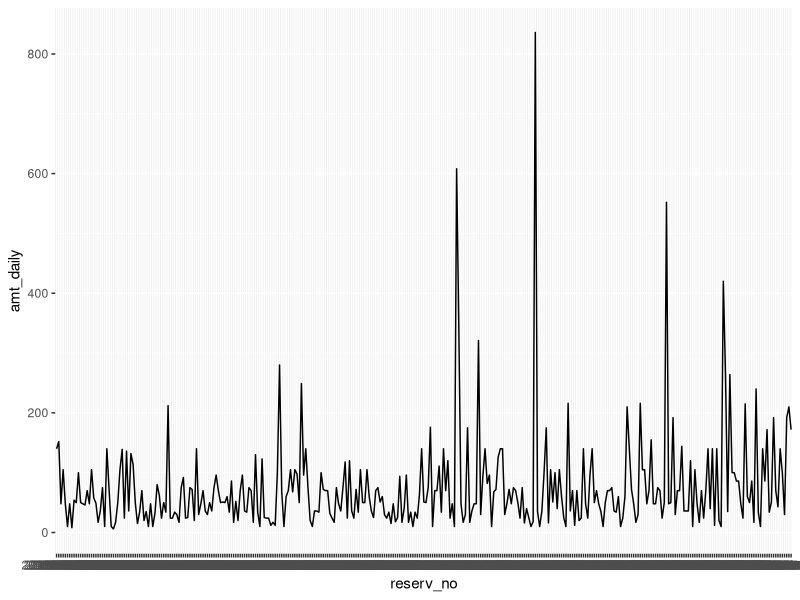
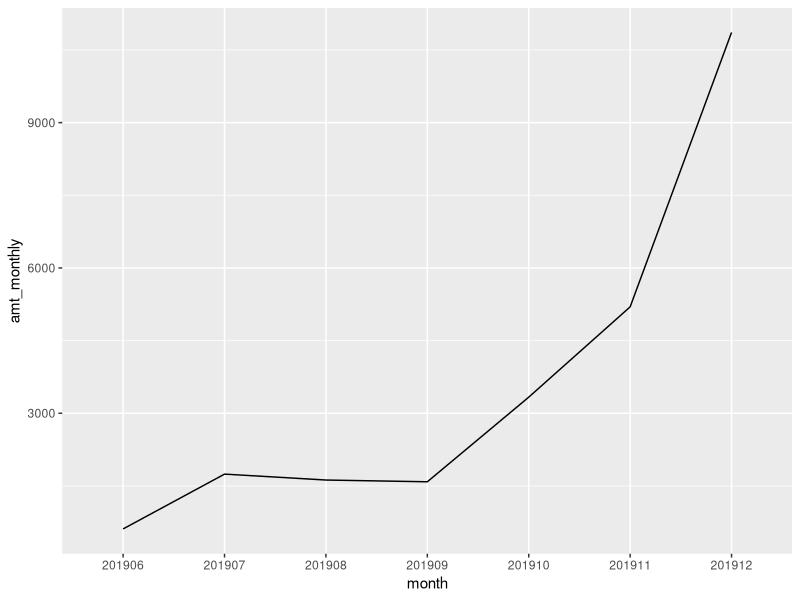
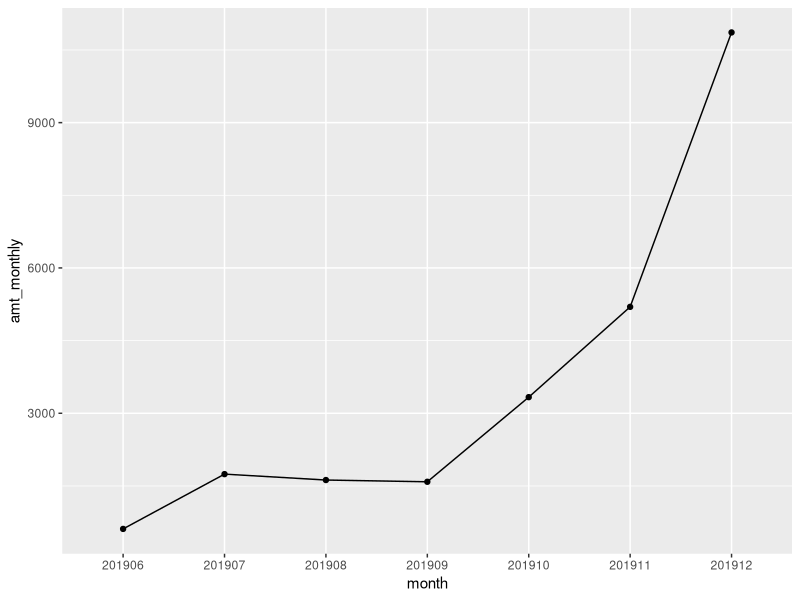
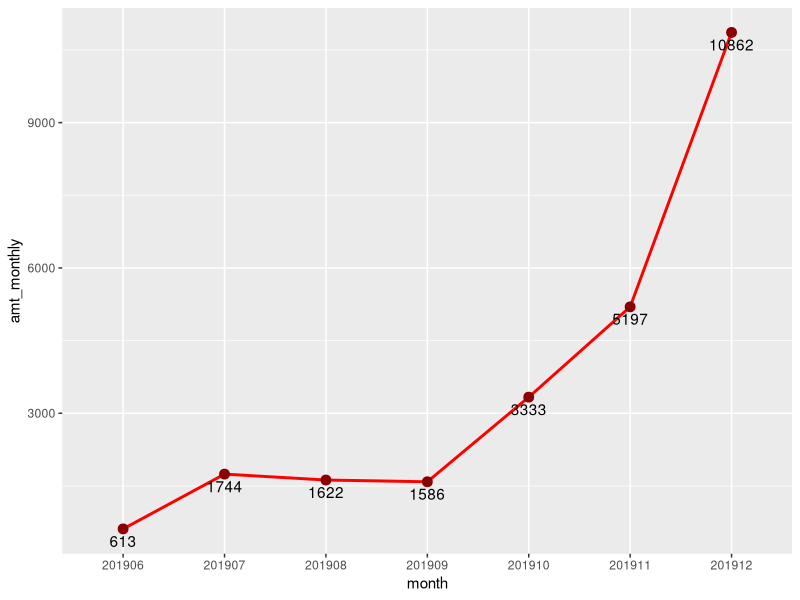
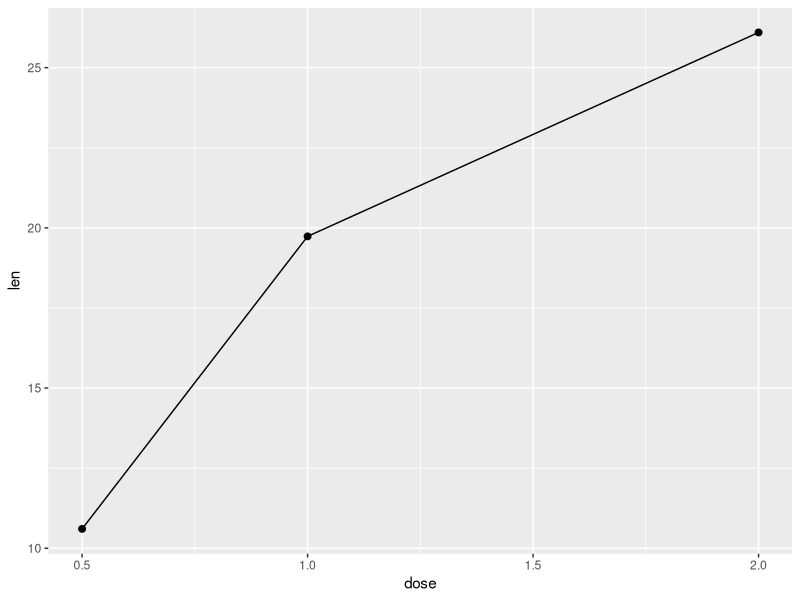
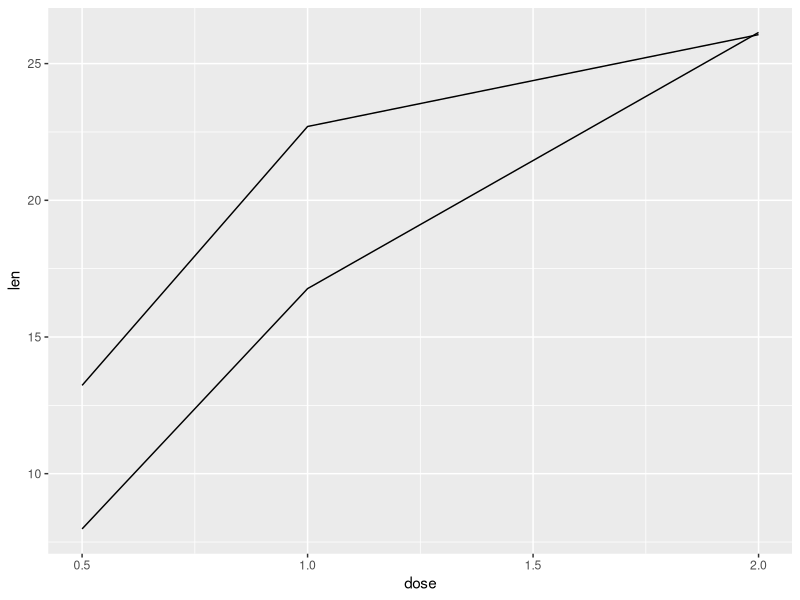
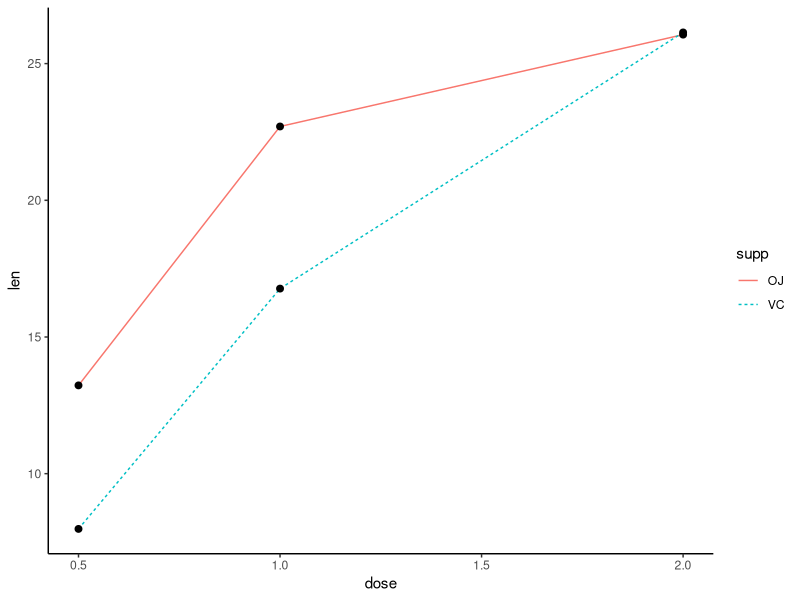
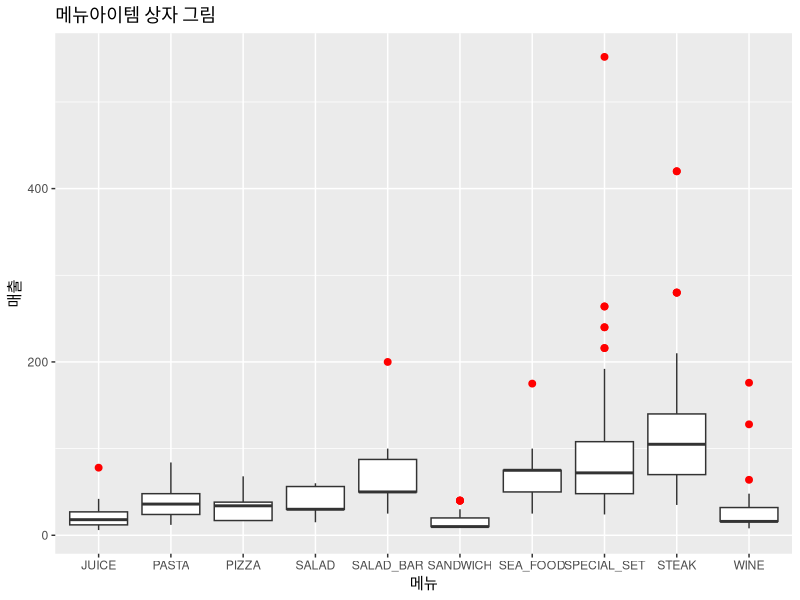

Reproduce these figures in R, in order.
library(readxl)
library(dplyr)
library(ggplot2)

customer_r <- read_excel("customer_r.xlsx")
reservation_r <- read_excel("reservation_r.xlsx")
order_info_r <- read_excel("order_info_r.xlsx")
item_r <- read_excel("item_r.xlsx")

# 열 이름이 대문자로 인식되는 것을 소문자로 변경 
colnames(customer_r) <- tolower(colnames(customer_r))
colnames(reservation_r) <- tolower(colnames(reservation_r))
colnames(order_info_r) <- tolower(colnames(order_info_r))
colnames(item_r) <- tolower(colnames(item_r))


# 선 그래프 (시간 변화에 따른 데이터를 표현)
## 환율, 기업의 매출 추이나 제품의 판매 실적 추세, 매출, 예약 번호 순서(시간 순서대로) 등

# 예약 번호(reserv_no)별로 매출 합계 구하기 
total_amt <- order_info_r %>% 
group_by(reserv_no) %>% 
summarise(amt_daily = sum(sales/1000)) %>% 
arrange(reserv_no)

head(total_amt) # 데이터셋 확인

# 예약 번호(reserv_no) 순서를 x축으로 해서 선 그래프 그리기
ggplot(total_amt, aes(x = reserv_no, y = amt_daily, group = 1)) +
geom_line()


# 예약 번호(reserv_no) 1~6번째 자리를 선택해서(뭘로 만듦) 그룹핑
total_amt <- order_info_r %>% 
mutate(month = substr(reserv_no, 1, 6)) %>% # mutate()은 열 하나 생성 
group_by(month) %>% 
summarise(amt_monthly = sum(sales/1000))

total_amt # 데이터셋 확인 

# 월별 전체 매출 선 그래프
ggplot(total_amt, aes(x = month, y = amt_monthly, group = 1)) + # geom_line(선 그래프) 그릴 때, 반드시 group을 지정해야 한다! 
geom_line()

# 선 그래프 꾸미기 (점 그리기) 
ggplot(total_amt, aes(x = month, y = amt_monthly, group = 1)) +
geom_line() +
geom_point()

# 선 그래프 색상 추가, 레이블(텍스트 데이터) 추가 
ggplot(total_amt, aes(x = month, y = amt_monthly, group = 1, label = amt_monthly)) + # label: 레이블 추가
geom_line(color = "red", size = 1) +
geom_point(color = "darkred", size = 3) + 
geom_text(vjust = 1.5, hjust = 0.5) # 레이블을 표현할 수직(vertical) 위치, 수평(horizon) 위치 지정


############# review ###############
df <- ToothGrowth %>% 
      group_by(dose) %>% # 투여량 별로 그룹화
      summarise(sd = sd(len), len = mean(len)) # len 값의 표준편차, 평균

df

ggplot(df, aes(dose,len)) +
geom_line(aes(group = 1)) + # geom_line 그래프를 그릴 때는 반드시 group을 지정해야 한다.
geom_point(size=2)

df2 <- ToothGrowth %>% 
       group_by(dose, supp) %>% 
       summarise(sd = sd(len), len = mean(len))

# 두 개의 그래프 동시에 그리기 
ggplot(df2, aes(dose,len)) +
       geom_line(aes(group = supp)) # group을 supp(의 개수)으로 지정

# 옵션 부여
ggplot(df2, aes(dose,len)) +
       geom_line(aes(group = supp, color = supp, linetype = supp)) + # supp 값 마다 다른 색상, 다른 형태의 선을 지정
       geom_point(size = 2) +
       theme_classic() # 배경 격자 삭제 

####################################

# 상자 그림 
## 최솟값, 1사분위수(Q1), 2사분위수(Q2), 3사분위수(Q3), 최댓값 등 다섯 가지 수치를 표현하는 데 유용
## 상자 그림을 이용하여 전체 데이터 값의 분포를 확인할 수 있다. 
## 도수 분포를 표현하는 히스토그램과 다르게 집단이 여러 개일 때도 한 공간에 나타낼 수 있어 유용하다.

# 아이템 메뉴 이름 연결(조인)
df_boxplot_graph <- inner_join(order_info_r, item_r, by = "item_id")
df_boxplot_graph

# 그래프 그리기
ggplot(df_boxplot_graph, aes(product_name, sales/1000)) + 
geom_boxplot(width = 0.8, outlier.size = 2, outlier.colour = "red") + # width가 커질수록 상자들이 밀집한다. outlier는 점을 가리킨다.
labs(title = "메뉴아이템 상자 그림", x = "메뉴", y = "매출") # x, y축의 이름을 부여

